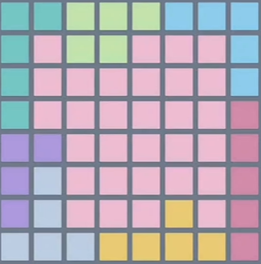
#> input picture test1.png, 261 x 264 px
$ python -i board_detect.py   (imports and definitions only)   (older library calls are emulated)
#> lines starting #> are read from the running program, lines starting #| are printed output that depends on the picture
#> further down, picture is the input picture: shape (264, 261, 3); mean B, G, R 180, 168.8, 177.4
import cv2
import numpy as np
from PIL import Image


# BETA: 全屏截图自动定位棋盘区域，算法仍在优化中
def detect_board(image):
    """从全屏截图中自动定位棋盘区域。
    流程：缩放降采样 → Sobel梯度 → Otsu二值化 → 方向投影 → 滑动窗口找高密度区 →
          遍历行列区域组合 → 按面积×方正度打分 → 映射回原图坐标 → 裁剪返回
    返回 (裁剪后的PIL图像, (x1,y1,x2,y2)屏幕坐标) 或 None"""
    open_cv_image = np.array(image)
    if len(open_cv_image.shape) == 3 and open_cv_image.shape[2] == 4:
        open_cv_image = open_cv_image[:, :, :3]
    open_cv_image_bgr = open_cv_image[:, :, ::-1].copy()

    orig_h, orig_w = open_cv_image_bgr.shape[:2]
#> orig_h = 264; orig_w = 261

    target = 400
    scale = min(1.0, target / max(orig_h, orig_w))
#> scale = 1
    if scale < 1.0:
        small = cv2.resize(open_cv_image_bgr, (int(orig_w * scale), int(orig_h * scale)))
    else:
        small = open_cv_image_bgr
    small_h, small_w = small.shape[:2]
#> small_h = 264; small_w = 261

    gray = cv2.cvtColor(small, cv2.COLOR_BGR2GRAY)
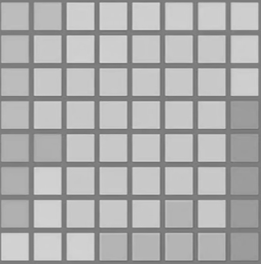
#> gray: shape (264, 261); min 105, max 221, mean 173.1

    gx = np.abs(cv2.Sobel(gray, cv2.CV_64F, 1, 0, ksize=3))
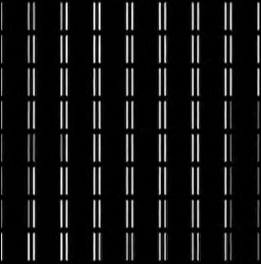
#> gx: shape (264, 261) float64; min 0, max 374, mean 31.3; drawn with min black and max white
    gy = np.abs(cv2.Sobel(gray, cv2.CV_64F, 0, 1, ksize=3))
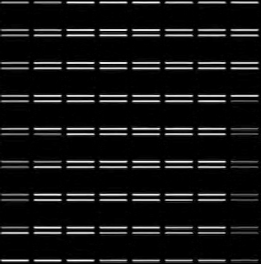
#> gy: shape (264, 261) float64; min 0, max 396, mean 33.2; drawn with min black and max white
    edge = np.clip(gx + gy, 0, 255).astype(np.uint8)
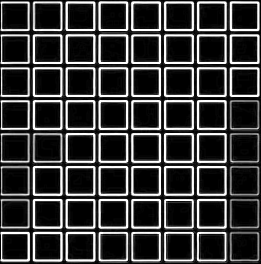
#> edge: shape (264, 261); min 0, max 255, mean 58.4

    _, binary = cv2.threshold(edge, 0, 255, cv2.THRESH_BINARY + cv2.THRESH_OTSU)
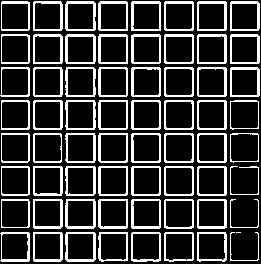
#> binary: shape (264, 261); 21.9% white in thin lines or dots

    h_proj = np.sum(binary > 0, axis=1).astype(np.float64)
#> h_proj = 264 values, max 238 at index 62, min 0 at index 0, mean 57.27
    v_proj = np.sum(binary > 0, axis=0).astype(np.float64)
#> v_proj = 261 values, max 240 at index 34, min 0 at index 30, mean 57.93

    radius = max(5, min(small_w, small_h) // 6)
#> radius = 43
    kernel = np.ones(radius * 2 + 1) / (radius * 2 + 1)
#> kernel = 87 values from 0.0115 to 0.0115
    h_env = np.convolve(h_proj, kernel, mode='same')
#> h_env = 264 values, max 63.06 at index 59, min 29.72 at index 263, mean 52.07
    v_env = np.convolve(v_proj, kernel, mode='same')
#> v_env = 261 values, max 68.91 at index 90, min 26.76 at index 260, mean 53.86

    if h_env.max() <= 0 or v_env.max() <= 0:
        return None

    h_thresh = h_env.max() * 0.3
#> h_thresh = 18.92
    v_thresh = v_env.max() * 0.3
#> v_thresh = 20.67

    def find_regions(signal, thresh):
#> called with signal = array of shape (264,), thresh = 18.92
        regions = []
        in_region = False
        start = 0
        for i in range(len(signal)):
            if signal[i] >= thresh and not in_region:
                in_region = True
                start = i
            elif signal[i] < thresh and in_region:
                in_region = False
                if i - start >= 3:
                    regions.append((start, i - 1))
#> this loop made 264 passes
#> (in_region, start) on pass 1: (True, 0)
#> after the loop, in_region = True; regions = []; start = 0
        if in_region and len(signal) - start >= 3:
            regions.append((start, len(signal) - 1))
        return regions

    h_regions = find_regions(h_env, h_thresh)
#> h_regions = [(0, 263)]
    v_regions = find_regions(v_env, v_thresh)
#> the loop in find_regions (call 2), `for i in range(len(signal)):` made 261 passes
#> v_regions = [(0, 260)]

    if not h_regions or not v_regions:
        return None

    best = None
    best_score = 0
    for hy1, hy2 in h_regions:
        for vx1, vx2 in v_regions:
            rw = vx2 - vx1
            rh = hy2 - hy1
            if rw < 10 or rh < 10:
                continue
            aspect = max(rw, rh) / max(min(rw, rh), 1)
            if aspect > 1.8:
                continue
            score = min(rw, rh) * (2.0 - aspect)
            if score > best_score:
                best_score = score
                best = (vx1, hy1, vx2, hy2)
#> this loop made 1 pass
#> after the loop, best = (0, 0, 260, 263); best_score = 257

    if best is None:
        return None

    vx1, hy1, vx2, hy2 = best
#> vx1 = 0; hy1 = 0; vx2 = 260; hy2 = 263
    if scale < 1.0:
        inv = 1.0 / scale
        vx1, hy1 = int(vx1 * inv), int(hy1 * inv)
        vx2, hy2 = int(vx2 * inv), int(hy2 * inv)

    margin = 15
    vx1 = max(0, vx1 - margin)
    hy1 = max(0, hy1 - margin)
    vx2 = min(orig_w, vx2 + margin)
#> vx2 = 261
    hy2 = min(orig_h, hy2 + margin)
#> hy2 = 264

    cropped = open_cv_image_bgr[hy1:hy2, vx1:vx2]
    return Image.fromarray(cropped[:, :, ::-1]), (vx1, hy1, vx2, hy2)

>>> import cv2
>>> picture = cv2.imread('test1.png')
>>> result = detect_board(picture)

$ run again, on test2.png
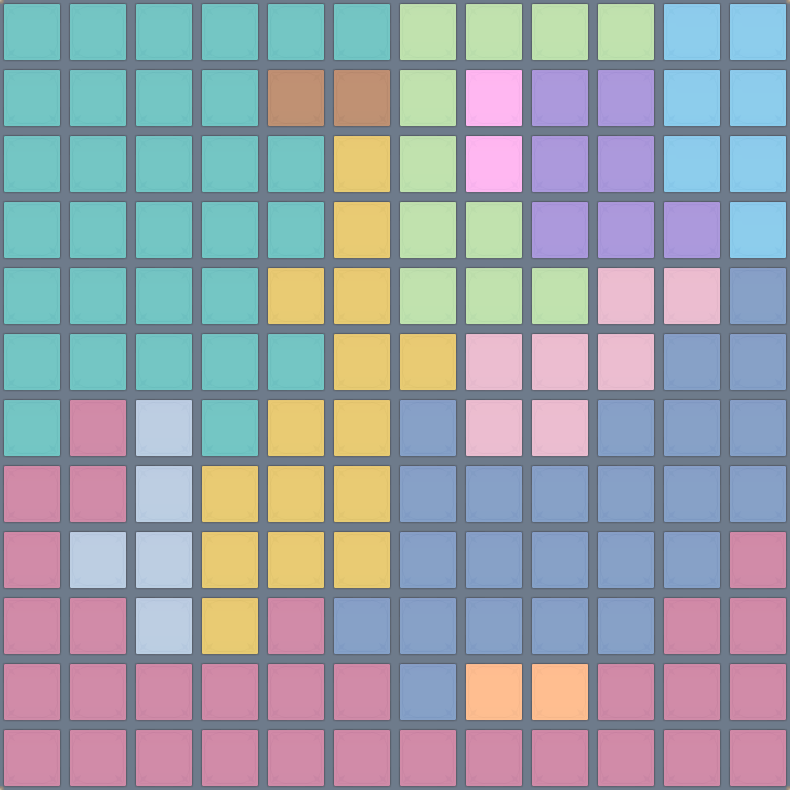
#> input picture test2.png, 790 x 790 px
#> picture is the input picture: shape (790, 790, 3); mean B, G, R 169.2, 161, 154.6
#> in detect_board, `gray = cv2.cvtColor(small, cv2.COLOR_BGR2GRAY)`:
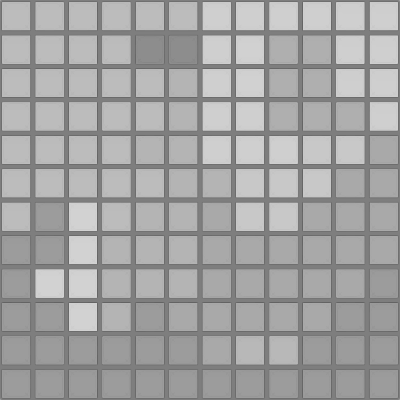
#> gray: shape (400, 400); min 99, max 210, mean 162.6
#> in detect_board, `_, binary = cv2.threshold(edge, 0, 255, cv2.THRESH_BINARY + cv2.THRESH..`:
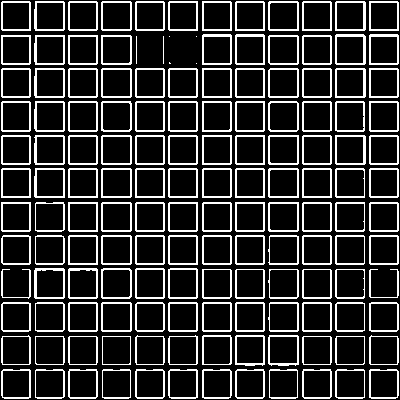
#> binary: shape (400, 400); 19% white in thin lines or dots
#> h_proj = 400 values, max 363 at index 2, min 0 at index 0, mean 76.02
#> v_proj = 400 values, max 361 at index 203, min 0 at index 0, mean 76.02
#> h_env = 400 values, max 81.11 at index 131, min 32.72 at index 398, mean 69.79
#> v_env = 400 values, max 77.88 at index 268, min 37.98 at index 399, mean 69.65
#> h_thresh = 24.33
#> v_thresh = 23.36
#> the loop in find_regions, `for i in range(len(signal)):` made 400 passes
#> (in_region, start) on pass 1: (True, 0)
#> after the loop in find_regions, `for i in range(len(signal)):`: in_region = True; regions = []; start = 0
#> h_regions = [(0, 399)]
#> the loop in find_regions (call 2), `for i in range(len(signal)):` made 400 passes
#> the loop in detect_board, `for hy1, hy2 in h_regions:` made 1 pass
#> after the loop in detect_board, `for hy1, hy2 in h_regions:`: best = (0, 0, 399, 399); best_score = 399
#> in detect_board, `vx1, hy1, vx2, hy2 = best`: vx1 = 0; vx2 = 399
#> in detect_board, `vx2, hy2 = int(vx2 * inv), int(hy2 * inv)`: vx2 = 788
#> in detect_board, `vx2 = min(orig_w, vx2 + margin)`: vx2 = 790

$ run again, on test3.png
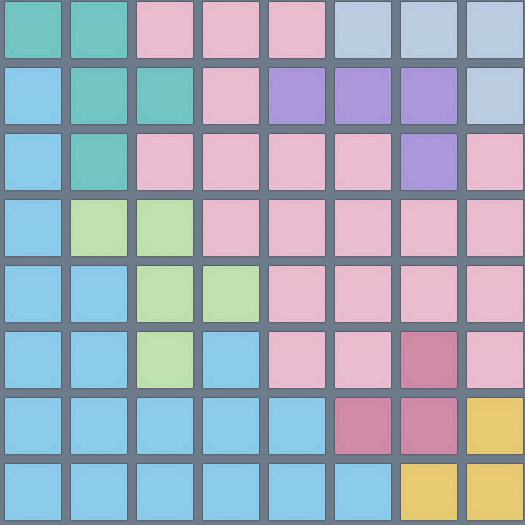
#> input picture test3.png, 525 x 525 px
#> picture is the input picture: shape (525, 525, 3); mean B, G, R 187.2, 172.7, 163.8
#> in detect_board, `gray = cv2.cvtColor(small, cv2.COLOR_BGR2GRAY)`:
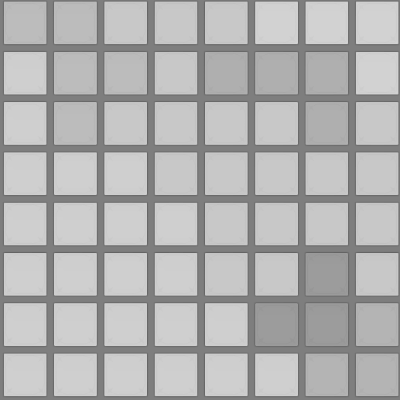
#> gray: shape (400, 400); min 100, max 210, mean 175.9
#> in detect_board, `_, binary = cv2.threshold(edge, 0, 255, cv2.THRESH_BINARY + cv2.THRESH..`:
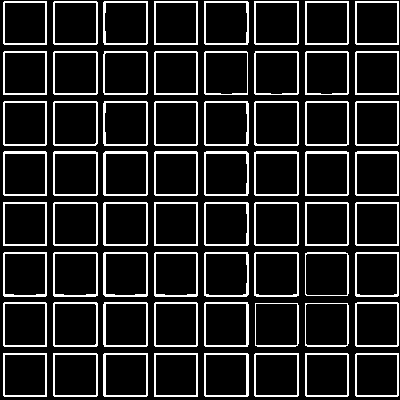
#> binary: shape (400, 400); 13.8% white in thin lines or dots
#> h_proj = 400 values, max 356 at index 2, min 0 at index 0, mean 55.09
#> v_proj = 400 values, max 356 at index 4, min 0 at index 0, mean 55.09
#> h_env = 400 values, max 60.02 at index 198, min 28.83 at index 399, mean 50.26
#> v_env = 400 values, max 59.56 at index 98, min 28.89 at index 399, mean 50.27
#> h_thresh = 18.01
#> v_thresh = 17.87
#> the loop in find_regions, `for i in range(len(signal)):` made 400 passes
#> (in_region, start) on pass 1: (True, 0)
#> after the loop in find_regions, `for i in range(len(signal)):`: in_region = True; regions = []; start = 0
#> h_regions = [(0, 399)]
#> the loop in find_regions (call 2), `for i in range(len(signal)):` made 400 passes
#> the loop in detect_board, `for hy1, hy2 in h_regions:` made 1 pass
#> after the loop in detect_board, `for hy1, hy2 in h_regions:`: best = (0, 0, 399, 399); best_score = 399
#> in detect_board, `vx1, hy1, vx2, hy2 = best`: vx1 = 0; vx2 = 399
#> in detect_board, `vx2, hy2 = int(vx2 * inv), int(hy2 * inv)`: vx2 = 523
#> in detect_board, `vx2 = min(orig_w, vx2 + margin)`: vx2 = 525
